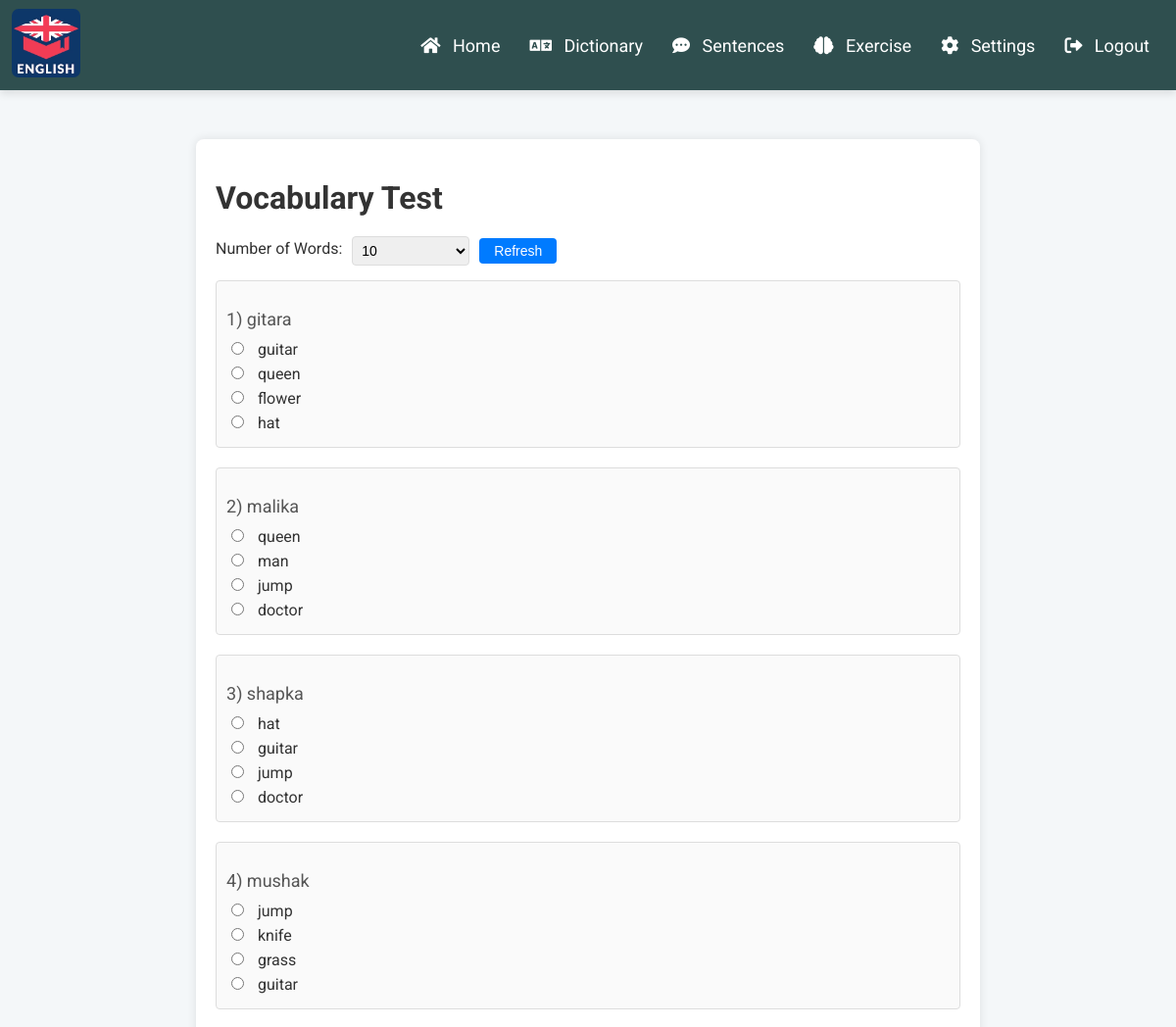
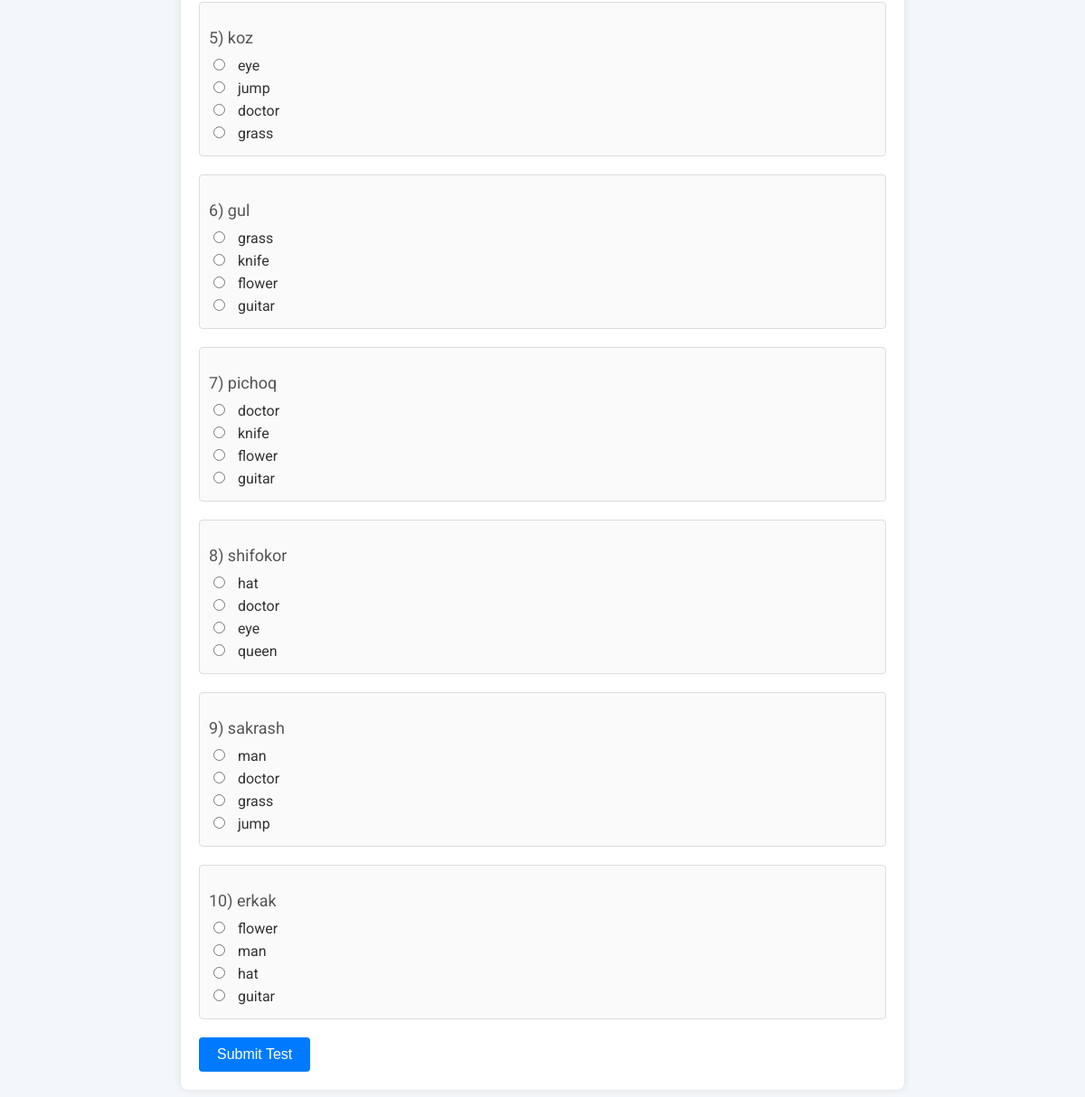
/exercise/vocabulary.php (signed in), run on the app's committed database (2 pictures, top to bottom).
### tables this page shows
CREATE TABLE words (
    id INT AUTO_INCREMENT PRIMARY KEY,
    user_id INT,
    word VARCHAR(150) NOT NULL,
    translation VARCHAR(150),
    definition VARCHAR(255),
    FOREIGN KEY (user_id) REFERENCES users(id) ON DELETE CASCADE
);

### config.php (called while the page is built, shortened)
<?php
class Query
{
    private $conn;
    public function __construct()
    {
        $servername = "localhost";
        $username = "root";
        $password = "";
        $dbname = "english";
        $this->conn = new mysqli($servername, $username, $password, $dbname);
    }
    public function executeQuery($sql, $params = [], $types = "")
    {
        $stmt = $this->conn->prepare($sql);
        if ($params) {
            $stmt->bind_param($types, ...$params);
        }
        if (!$stmt->execute()) {
            die("Error: " . $stmt->error);
        }
        return $stmt;
    }
    public function select($table, $columns = "*", $condition = "", $params = [], $types = "")
    {
        $sql = "SELECT $columns FROM $table $condition";
        $stmt = $this->executeQuery($sql, $params, $types);
        return $stmt->get_result()->fetch_all(MYSQLI_ASSOC);
    }
}

### exercise/vocabulary.php (the view, shortened to what this page needs)
<?php
include '../config.php';
$query = new Query();
$userId = $_SESSION['user_id'];
$numWords = (int)($_GET['num_words'] ?? 10);
$results = $query->select(
    'words',
    'id, word, translation',
    'WHERE user_id = ? ORDER BY RAND() LIMIT ?',
    [$userId, $numWords],
    'ii'
);
$words = [];
while ($row = array_shift($results)) {
    $words[] = $row;
}
function getRandomOptions($correctWord, $allWords, $numOptions = 4)
{
    $options = [$correctWord];
    while (count($options) < $numOptions) {
        $randomWord = $allWords[array_rand($allWords)];
        if (!in_array($randomWord, $options)) {
            $options[] = $randomWord;
        }
    }
    shuffle($options);
    return $options;
}
?>
<!DOCTYPE html>
<html lang="en">
<head>
</head>
<body>
    <?php include '../includes/header.php'; ?>
    <div class="container">
        <h1>Vocabulary Test</h1>
        <form id="numWordsForm" action="" method="GET" style="display: flex; align-items: center; gap: 10px;">
            <label for="num_words" style="font-size: 16px; color: #333;">Number of Words:</label>
            <select name="num_words" id="num_words" style="padding: 5px; border-radius: 4px; border: 1px solid #ddd; font-size: 14px;">
                <option value="10" <?= $numWords == 10 ? 'selected' : '' ?>>10</option>
            </select>
            <button type="submit" style="padding: 5px 15px; border-radius: 4px; border: none; background-color: #007bff; color: #fff; font-size: 14px; cursor: pointer;">
                Refresh
            </button>
        </form>
        <form action="submit_test.php" method="POST">
            <?php foreach ($words as $index => $word): ?>
                <div class="question">
                    <p><?= $index + 1, ") ", htmlspecialchars($word['translation']) ?></p>
                    <?php
                    $allWords = array_column($words, 'word');
                    $options = getRandomOptions($word['word'], $allWords);
                    ?>
                    <?php foreach ($options as $optionIndex => $option): ?>
                        <label>
                            <input type="radio" name="answers[<?= $index ?>]" value="<?= htmlspecialchars($option) ?>">
                            <?= htmlspecialchars($option) ?>
                        </label>
                    <?php endforeach; ?>
                </div>
            <?php endforeach; ?>
            <button type="submit">Submit Test</button>
        </form>
    </div>
</body>
</html>

### includes/header.php (shortened to what this page needs)
<link rel="stylesheet" href="https://cdnjs.cloudflare.com/ajax/libs/font-awesome/6.0.0-beta3/css/all.min.css">
<link rel="stylesheet" href="https://cdnjs.cloudflare.com/ajax/libs/font-awesome/5.15.4/css/all.min.css">
<header>
    <a href="../">
        <img src="../images/logo.png" alt="logo" class="logo">
    </a>
    <nav>
        <ul>
            <li><a href="../"><i class="fas fa-home"></i> Home</a></li>
            <li><a href="../dictionary/"><i class="fas fa-language"></i> Dictionary</a></li>
            <li><a href="../sentences/"><i class="fas fa-comment-dots"></i> Sentences</a></li>
            <li><a href="../exercise/"><i class="fas fa-brain"></i> Exercise</a></li>
            <li><a href="../settings/"><i class="fa-solid fa-gear"></i> Settings</a></li>
            <li><a href="#" onclick="confirmLogout(); return false;"><i class="fa-solid fa-right-from-bracket"></i>
                    Logout</a></li>
        </ul>
    </nav>
</header>

### exercise/vocabulary.php (style rules this page uses)
body { font-family: Arial, sans-serif; background-color: #f4f4f4; margin: 0; padding: 0; }
.container { width: calc(100% - 60px); max-width: 800px; margin: 50px auto; padding: 20px; background-color: #fff; border-radius: 8px; box-shadow: 0 0 10px rgba(0, 0, 0, 0.1); box-sizing: border-box; }
h1 { color: #333; margin-bottom: 20px; }
.question { margin-bottom: 20px; padding: 10px; border: 1px solid #ddd; border-radius: 4px; background-color: #fafafa; }
.question p { font-size: 18px; color: #555; margin-bottom: 10px; }
label { display: block; margin-bottom: 5px; font-size: 16px; color: #333; }
input[type="radio"] { margin-right: 10px; }
button { padding: 10px 20px; border: none; border-radius: 4px; background-color: #007bff; color: #fff; font-size: 16px; cursor: pointer; }
#numWordsForm { margin: 15px 0px; width: 100%; }
#numWordsForm select { width: 120px; }

### includes/header.php (style rules this page uses)
body { font-family: 'Roboto', sans-serif; background-color: #f4f7f9; margin: 0; padding: 0; }
header { background-color: #2f4f4f; color: white; box-shadow: 0 4px 8px rgba(0, 0, 0, 0.1); position: relative; padding: 9px 12px; display: flex; justify-content: space-between; align-items: center; flex-wrap: wrap; position: sticky; top: 0; }
header a { text-decoration: none; }
.logo { width: 70px; height: 70px; border-radius: 7px; }
nav { display: flex; justify-content: end; }
nav ul { list-style: none; margin: 0; padding: 0; display: flex; }
nav ul li a { color: white; text-decoration: none; font-size: 18px; padding: 10px 15px; transition: color 0.3s ease-in-out; display: block; }
nav ul li a i { margin-right: 8px; }
nav ul li { position: relative; }
nav ul li a:before { content: ""; position: absolute; left: 0; bottom: 0; width: 100%; height: 2px; border-radius: 5px; background-color: transparent; transition: background-color 0.3s ease-in-out; }

### data on the page
words: translation "gitara", word "guitar", word "queen", word "flower", word "hat"
words: translation "malika", word "queen", word "man", word "jump", word "doctor"
words: translation "shapka", word "hat", word "guitar", word "jump", word "doctor"
words: translation "mushak", word "jump", word "knife", word "grass", word "guitar"
words: translation "koz", word "eye", word "jump", word "doctor", word "grass"
words: translation "gul", word "grass", word "knife", word "flower", word "guitar"
words: translation "pichoq", word "doctor", word "knife", word "flower", word "guitar"
words: translation "shifokor", word "hat", word "doctor", word "eye", word "queen"
words: translation "sakrash", word "man", word "doctor", word "grass", word "jump"
words: translation "erkak", word "flower", word "man", word "hat", word "guitar"
